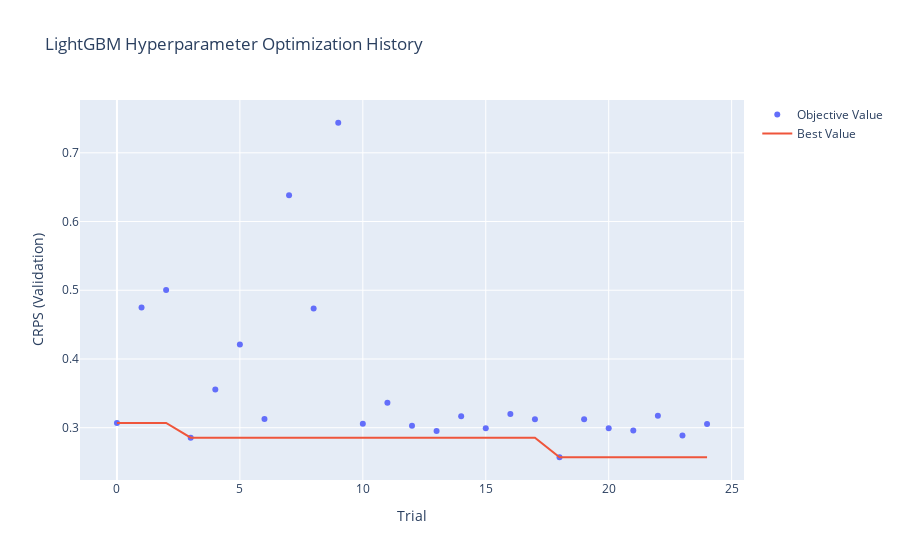

This figure's notebook cell:
### Markdown cell above
## 6. Optuna Visualizations

### Code cell
# Optimization history plot
fig_history = plot_optimization_history(study)
fig_history.update_layout(
    title="LightGBM Hyperparameter Optimization History",
    xaxis_title="Trial",
    yaxis_title="CRPS (Validation)"
)

# Try to save image (requires kaleido package)
try:
    fig_history.write_image(figures_dir / 'optuna_history.png', width=800, height=500)
    print(f"Saved: {figures_dir / 'optuna_history.png'}")
except Exception as e:
    print(f"⚠️  Could not save PNG image: {e}")
    print("   Install kaleido for image export: uv pip install kaleido")

fig_history.show()

### Figure 1 — Plotly figure (JSON) as saved in the notebook; plotly's stock layout.template omitted (floating-point values rounded to 4 significant figures)
{"data": [{"mode": "markers", "name": "Objective Value", "type": "scatter", "x": [0, 1, 2, 3, 4, 5, 6, 7, 8, 9, 10, 11, 12, 13, 14, 15, 16, 17, 18, 19, 20, 21, 22, 23, 24], "y": [0.307, 0.4748, 0.5005, 0.2854, 0.3555, 0.4211, 0.3128, 0.6382, 0.4736, 0.7437, 0.3057, 0.3364, 0.3028, 0.2953, 0.3166, 0.2992, 0.32, 0.3123, 0.257, 0.3124, 0.2993, 0.2958, 0.3173, 0.2888, 0.3053]}, {"mode": "lines", "name": "Best Value", "type": "scatter", "x": [0, 1, 2, 3, 4, 5, 6, 7, 8, 9, 10, 11, 12, 13, 14, 15, 16, 17, 18, 19, 20, 21, 22, 23, 24], "y": [0.307, 0.307, 0.307, 0.2854, 0.2854, 0.2854, 0.2854, 0.2854, 0.2854, 0.2854, 0.2854, 0.2854, 0.2854, 0.2854, 0.2854, 0.2854, 0.2854, 0.2854, 0.257, 0.257, 0.257, 0.257, 0.257, 0.257, 0.257]}, {"marker": {"color": "#cccccc"}, "mode": "markers", "name": "Infeasible Trial", "showlegend": false, "type": "scatter", "x": [], "y": []}], "layout": {"title": {"text": "LightGBM Hyperparameter Optimization History"}, "xaxis": {"title": {"text": "Trial"}}, "yaxis": {"title": {"text": "CRPS (Validation)"}}}}
